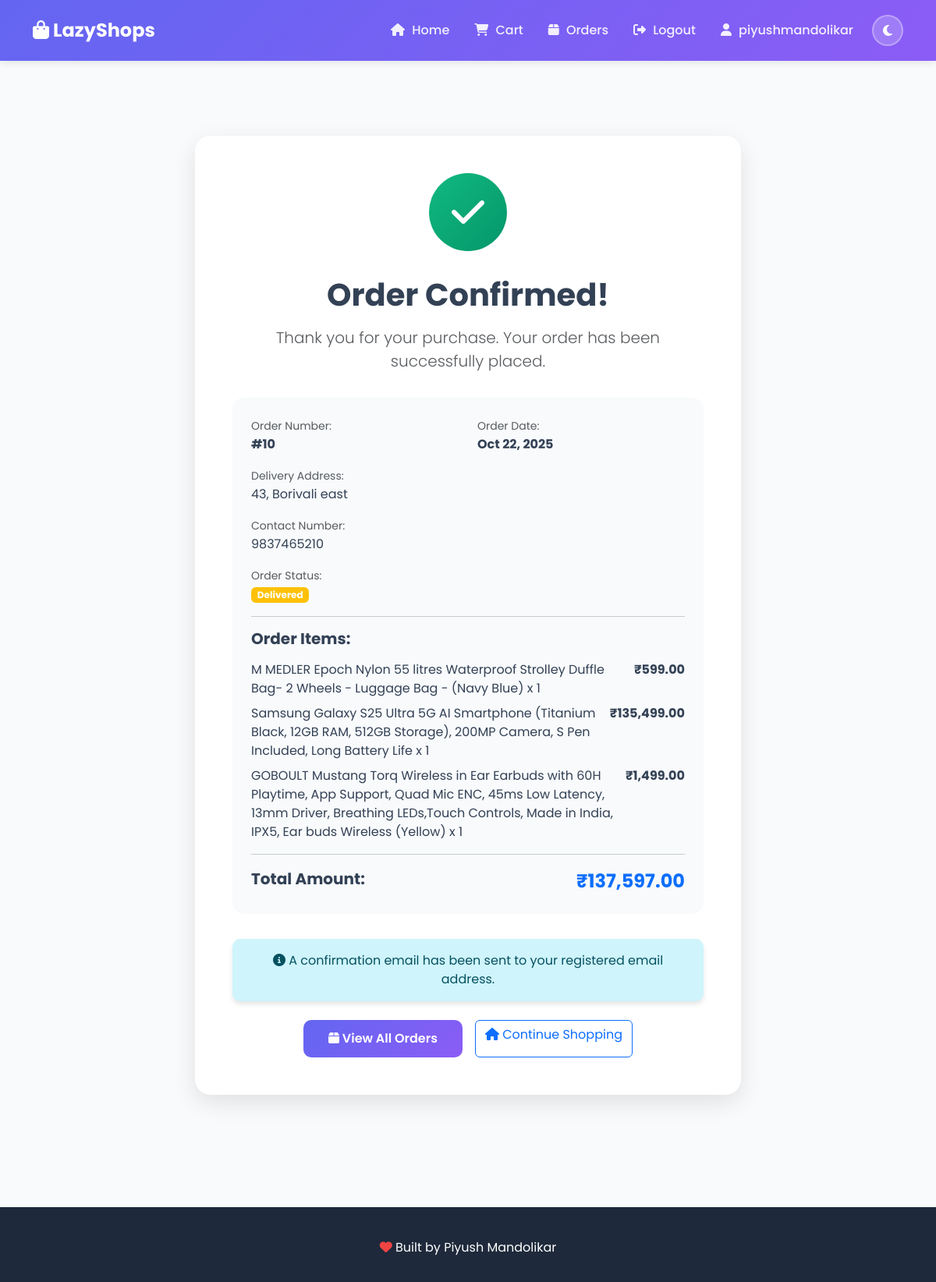
/order-confirmation/10/ (signed in), run on the app's committed database.
### shop/models.py (models this page shows, shortened)
class Order(models.Model):
    STATUS_CHOICES = [
        ('pending', 'Pending'),
        ('processing', 'Processing'),
        ('shipped', 'Shipped'),
        ('delivered', 'Delivered'),
        ('cancelled', 'Cancelled'),
    ]
    customer = models.ForeignKey(User, on_delete=models.CASCADE)
    total_price = models.DecimalField(max_digits=10, decimal_places=2)
    address = models.CharField(max_length=300)
    phone = models.CharField(max_length=20)
    date = models.DateTimeField(default=datetime.datetime.now)
    status = models.CharField(max_length=20, choices=STATUS_CHOICES, default='pending')

class OrderItem(models.Model):
    order = models.ForeignKey(Order, on_delete=models.CASCADE, related_name='items')
    product = models.ForeignKey(Product, on_delete=models.CASCADE)
    quantity = models.IntegerField(default=1)
    price = models.DecimalField(max_digits=10, decimal_places=2)

class Product(models.Model):
    name = models.TextField()
    price = models.DecimalField(max_digits=10, decimal_places=2)
    description = models.TextField()
    image = models.ImageField(upload_to='products/', blank=True, null=True)  # Keep for backward compatibility
    stock = models.IntegerField(default=0)
    seller = models.ForeignKey(User, on_delete=models.CASCADE, related_name='products')
    created_at = models.DateTimeField(auto_now_add=True)

### shop/views.py (the view)
# urls.py: path('order-confirmation/<int:order_id>/', views.order_confirmation, name='order_confirmation'),
@login_required(login_url='login')
def order_confirmation(request, order_id):
    order = get_object_or_404(Order, id=order_id, customer=request.user)
    return render(request, 'order_confirmation.html', {'order': order})

### shop/models.py (called while the page is built)
    def is_seller(self):
        return self.user_type == 'seller'

### shop/templatetags/currency_filters.py (called while the page is built)
@register.filter(name='rupees')
def rupees(value):
    try:
        return f"₹{float(value):,.2f}"
    except (ValueError, TypeError):
        return f"₹0.00"

### templates/order_confirmation.html (shortened to what this page needs)
{% extends 'base.html' %}
{% load currency_filters %}
{% block content %}
<div class="confirmation-card">
    <div class="success-icon">
        <i class="fas fa-check fa-3x text-white"></i>
    </div>
    <h1 class="mb-3 fw-bold">Order Confirmed!</h1>
    <p class="lead text-muted mb-4">Thank you for your purchase. Your order has been successfully placed.</p>
    <div class="order-details text-start">
        <div class="row mb-3">
            <div class="col-6">
                <small class="text-muted">Order Number:</small>
                <p class="mb-0 fw-bold">#{{ order.id }}</p>
            </div>
            <div class="col-6">
                <small class="text-muted">Order Date:</small>
                <p class="mb-0 fw-bold">{{ order.date|date:"M d, Y" }}</p>
            </div>
        </div>
        <div class="mb-3">
            <small class="text-muted">Delivery Address:</small>
            <p class="mb-0">{{ order.address }}</p>
        </div>
        <div class="mb-3">
            <small class="text-muted">Contact Number:</small>
            <p class="mb-0">{{ order.phone }}</p>
        </div>
        <div class="mb-3">
            <small class="text-muted">Order Status:</small>
            <p class="mb-0">
                <span class="badge bg-warning">{{ order.get_status_display }}</span>
            </p>
        </div>
        <hr>
        <h5 class="mb-3 fw-bold">Order Items:</h5>
        {% for item in order.items.all %}
        <div class="d-flex justify-content-between mb-2">
            <span>{{ item.product.name }} x {{ item.quantity }}</span>
            <strong>{{ item.price|rupees }}</strong>
        </div>
        {% endfor %}
        <hr>
        <div class="d-flex justify-content-between">
            <strong class="fs-5">Total Amount:</strong>
            <strong class="fs-4 text-primary">{{ order.total_price|rupees }}</strong>
        </div>
    </div>
    <div class="alert alert-info">
        <i class="fas fa-info-circle"></i>
        A confirmation email has been sent to your registered email address.
    </div>
    <div class="d-flex gap-3 justify-content-center mt-4">
        <a href="{% url 'order_history' %}" class="btn btn-primary">
            <i class="fas fa-box"></i> View All Orders
        </a>
        <a href="{% url 'home' %}" class="btn btn-outline-primary">
            <i class="fas fa-home"></i> Continue Shopping
        </a>
    </div>
</div>
{% endblock %}

### templates/base.html (shortened to what this page needs)
<!DOCTYPE html>
<html lang="en" data-bs-theme="light">
<head>
    <link href="https://cdn.jsdelivr.net/npm/bootstrap@5.3.2/dist/css/bootstrap.min.css" rel="stylesheet">
    <link rel="stylesheet" href="https://cdnjs.cloudflare.com/ajax/libs/font-awesome/6.5.1/css/all.min.css">
</head>
<body>
<nav class="navbar navbar-expand-lg navbar-dark">
    <div class="container">
        <a class="navbar-brand" href="{% url 'home' %}">
            <i class="fas fa-shopping-bag"></i> LazyShops
        </a>
        <div class="collapse navbar-collapse" id="navbarNav">
    <ul class="navbar-nav ms-auto align-items-center">
        <li class="nav-item">
            <a class="nav-link" href="{% url 'home' %}">
                <i class="fas fa-home"></i> Home
            </a>
        </li>
        {% if user.is_authenticated %}
            {% if user.profile.is_seller %}
                <li class="nav-item">
                    <a class="nav-link" href="{% url 'seller_dashboard' %}">
                        <i class="fas fa-tachometer-alt"></i> Dashboard
                    </a>
                </li>
                <li class="nav-item">
                    <a class="nav-link" href="{% url 'add_product' %}">
                        <i class="fas fa-plus-circle"></i> Add Product
                    </a>
                </li>
            {% else %}
                <li class="nav-item">
                    <a class="nav-link" href="{% url 'cart' %}">
                        <i class="fas fa-shopping-cart"></i> Cart
                    </a>
                </li>
                <li class="nav-item">
                    <a class="nav-link" href="{% url 'order_history' %}">
                        <i class="fas fa-box"></i> Orders
                    </a>
                </li>
            {% endif %}
            <li class="nav-item">
                <a class="nav-link" href="{% url 'logout' %}">
                    <i class="fas fa-sign-out-alt"></i> Logout
                </a>
            </li>
            <li class="nav-item">
                <span class="nav-link">
                    <i class="fas fa-user"></i> {{ user.username }}
                </span>
            </li>
        {% endif %}
        <li class="nav-item ms-2">
            <button class="theme-toggle" id="themeToggle" title="Toggle theme">
                <i class="fas fa-moon" id="themeIcon"></i>
            </button>
        </li>
    </ul>
</div>
    </div>
</nav>
    <div class="container main-container fade-in">
        {% block content %}{% endblock %}
    </div>
    <footer>
        <div class="container text-center">
                        <p class="mb-0 mt-2">
                <i class="fas fa-heart" style="color: #ef4444;"></i> Built by Piyush Mandolikar
            </p>
        </div>
    </footer>
</body>
</html>

### templates/base.html (style rules this page uses)
:root { --primary-color: #6366f1; --secondary-color: #8b5cf6; --dark-color: #1e293b; --light-color: #f8fafc; --success-color: #10b981; --danger-color: #ef4444; }
[data-bs-theme="light"] { --bs-body-bg: #f8fafc; --bs-body-color: #334155; --card-bg: #ffffff; }
* { margin: 0; padding: 0; box-sizing: border-box; }
body { font-family: 'Poppins', sans-serif; background-color: var(--bs-body-bg); color: var(--bs-body-color); transition: background-color 0.3s ease, color 0.3s ease; }
.navbar { background: linear-gradient(135deg, var(--primary-color), var(--secondary-color)); box-shadow: 0 2px 10px rgba(0,0,0,0.1); padding: 1rem 0; }
.navbar-brand { font-size: 1.5rem; font-weight: 700; color: white !important; }
.navbar-nav .nav-link { color: rgba(255,255,255,0.9) !important; font-weight: 500; margin: 0 0.5rem; transition: all 0.3s ease; }
.nav-link i { margin-right: 5px; }
.theme-toggle { background: rgba(255,255,255,0.2); border: 2px solid rgba(255,255,255,0.3); color: white; border-radius: 50%; width: 40px; height: 40px; display: flex; align-items: center; justify-content: center; cursor: pointer; transition: all 0.3s ease; }
.alert { border-radius: 10px; border: none; box-shadow: 0 4px 6px rgba(0,0,0,0.1); animation: slideDown 0.5s ease; }
.main-container { min-height: calc(100vh - 200px); padding: 2rem 0; }
.btn-primary { background: linear-gradient(135deg, var(--primary-color), var(--secondary-color)); border: none; border-radius: 10px; padding: 0.75rem 2rem; font-weight: 600; transition: all 0.3s ease; }
footer { background: var(--dark-color); color: white; padding: 2rem 0; margin-top: 4rem; }
.fade-in { animation: fadeIn 0.8s ease; }

### templates/order_confirmation.html (style rules this page uses)
.confirmation-card { background: var(--card-bg); border-radius: 20px; padding: 3rem; box-shadow: 0 10px 30px rgba(0,0,0,0.1); text-align: center; max-width: 700px; margin: 3rem auto; }
.success-icon { width: 100px; height: 100px; background: linear-gradient(135deg, #10b981, #059669); border-radius: 50%; display: flex; align-items: center; justify-content: center; margin: 0 auto 2rem; animation: scaleIn 0.5s ease; }
.order-details { background: var(--bs-body-bg); padding: 1.5rem; border-radius: 15px; margin: 2rem 0; }

### data on the page
Order: id "10", date "Oct 22, 2025", address "43, Borivali east", phone "9837465210", status "Delivered", total_price "₹137,597.00"
OrderItem: product.name "M MEDLER Epoch Nylon 55 litres Waterproof Strolley Duffle Bag- 2 Wheels - Luggage Bag - (Navy Blue)", quantity "1", price "₹599.00"
OrderItem: product.name "Samsung Galaxy S25 Ultra 5G AI Smartphone (Titanium Black, 12GB RAM, 512GB Storage), 200MP Camera, S Pen Included, Long Battery Life", quantity "1", price "₹135,499.00"
OrderItem: product.name "GOBOULT Mustang Torq Wireless in Ear Earbuds with 60H Playtime, App Support, Quad Mic ENC, 45ms Low Latency, 13mm Driver, Breathing LEDs,Touch Controls, Made in India, IPX5, Ear buds Wireless (Yellow)", quantity "1", price "₹1,499.00"

### other printed values
{{ user.username }} "piyushmandolikar"
